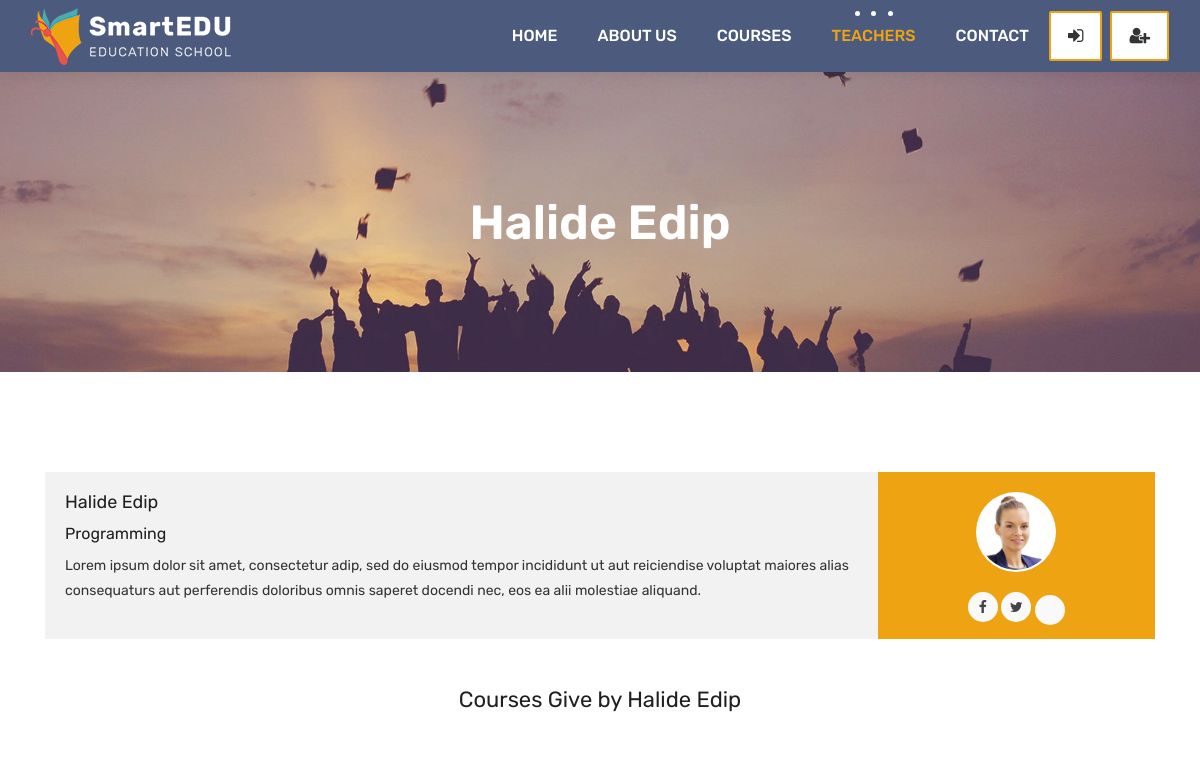
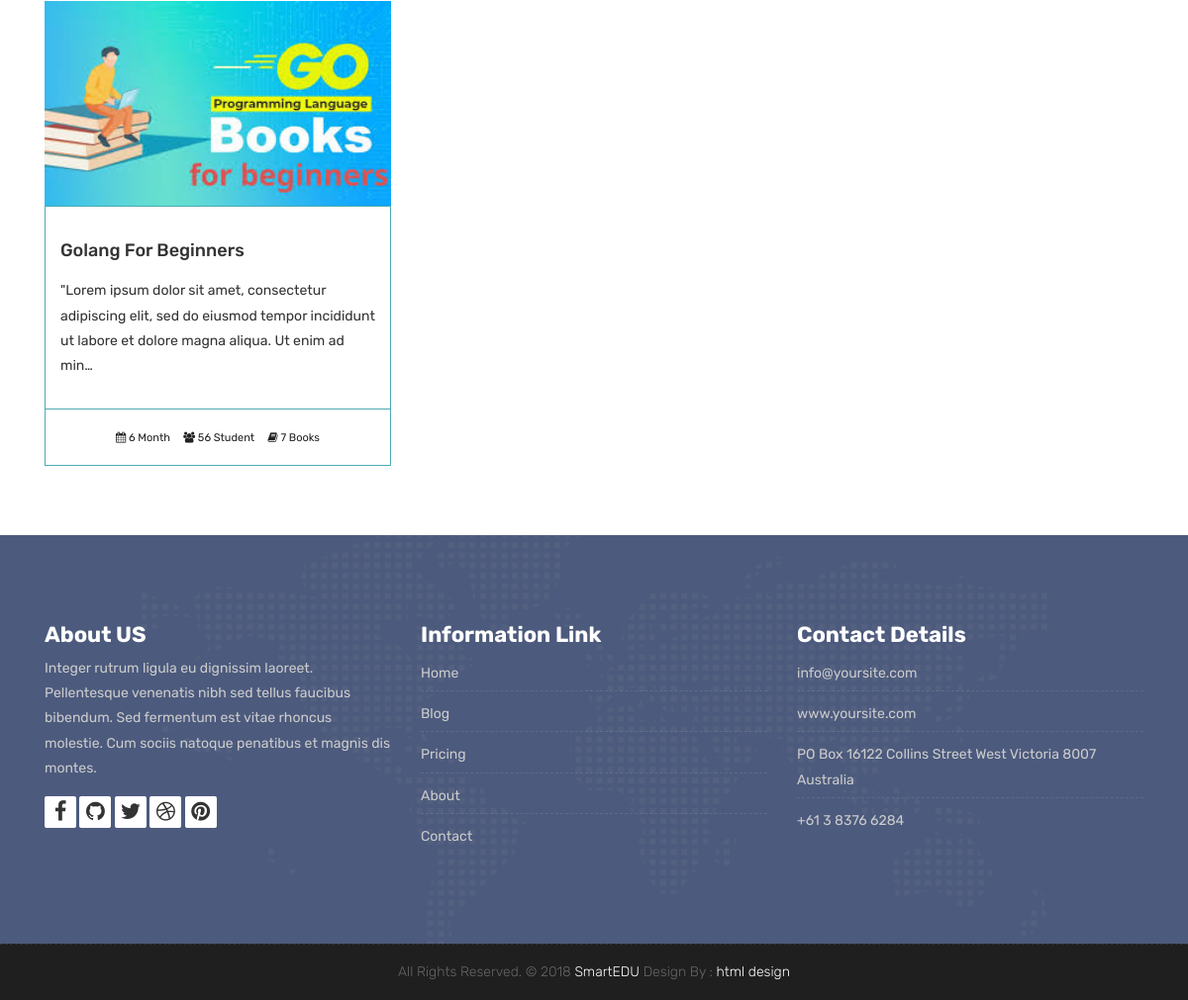
/teachers/teacher/2/, run on the app's committed database (2 pictures, top to bottom).
### teachers/models.py (models this page shows, shortened)
class Teacher(models.Model):
     name=models.CharField(max_length=50)
     title=models.CharField(max_length=50)
     description=models.TextField(blank=True)
     image = models.ImageField(upload_to="courses/%Y/%m/%d/")
     facebook=models.URLField(max_length=100, blank=True)
     twitter=models.URLField(max_length=100, blank=True)
     linkedin=models.URLField(max_length=100, blank=True)
     youtube=models.URLField(max_length=100, blank=True)

### courses/models.py (models this page shows, shortened)
class Course(models.Model):
    teacher=models.ForeignKey(Teacher,null=True, on_delete=models.CASCADE)
    name=models.CharField(max_length=200, unique=True, verbose_name="Kurs Adı ", help_text="Kurs adını yazınız")
    category=models.ForeignKey(Category,null=True,on_delete=models.DO_NOTHING)
    tags=models.ManyToManyField(Tag, blank=True, null=True)
    description=models.TextField(blank=True,null=True)
    image = models.ImageField(upload_to="courses/%Y/%m/%d/", default="courses/default_course_image.jpg")
    date = models.DateTimeField(auto_now=True)
    available = models.BooleanField(default=True)

### teachers/views.py (the view)
# urls.py: path('teacher/<int:pk>/', TeacherDetailView.as_view(), name="teacher_detail"),
class TeacherDetailView(DetailView):
    model=Teacher
    template_name='teacher.html'
    context_object_name='teacher'
    def get_context_data(self, **kwargs):
        context = super().get_context_data(**kwargs)
        context['courses'] = Course.objects.filter(available=True, teacher=self.kwargs['pk'])
        return context

### templates/teacher.html (shortened to what this page needs)
{% extends 'partials/_base.html' %}
{% block content %}
{% load static %}
	<div class="all-title-box">
		<div class="container text-center">
			<h1>{{teacher.name}}</span></h1>
		</div>
	</div>
    <div id="overviews" class="section wb">
        <div class="container">
            <div class="row">
                <div class="col-lg-12 blog-post-single">
					<div class="blog-author">
						<div class="author-bio">
							<h3 class="author_name">{{teacher.name}}</h3>
							<h5>{{teacher.title}}</h5>
							<p class="author_det">
								Lorem ipsum dolor sit amet, consectetur adip, sed do eiusmod tempor incididunt  ut aut reiciendise voluptat maiores alias consequaturs aut perferendis doloribus omnis saperet docendi nec, eos ea alii molestiae aliquand.
							</p>
						</div>
						<div class="author-desc">
							<img src="{{teacher.image.url}}" alt="about author">
							<ul class="author-social">
								<li><a href="{{teacher.facebook}}"><i class="fa fa-facebook"></i></a></li>
								<li><a href="{{teacher.twitter}}"><i class="fa fa-twitter"></i></a></li>
								<li><a href="{{teacher.youtube}}"></a></li>
							</ul>
						</div>
					</div>
                </div>
            </div>
			<div class="row">
				<div class=" col-12">
					<h2 class="text-center my-5"> Courses Give by {{teacher.name}}</h2>
				</div>
               {% for course in courses %}
                <div class="col-lg-4 col-md-6 col-12">
                    <div class="course-item">
						<div class="image-blog">
							<img src="{{course.image.url}}" alt="" class="img-fluid">
						</div>
						<div class="course-br">
							<div class="course-title">
								<h2><a href="#" title="">{{course.name}}</a></h2>
							</div>
							<div class="course-desc">
							   <p>{{course.description|truncatechars:140}}</p>
							</div>
						</div>
						<div class="course-meta-bot">
							<ul>
								<li><i class="fa fa-calendar" aria-hidden="true"></i> 6 Month</li>
								<li><i class="fa fa-users" aria-hidden="true"></i> 56 Student</li>
								<li><i class="fa fa-book" aria-hidden="true"></i> 7 Books</li>
							</ul>
						</div>
					</div>
                </div>
                {% endfor %}
            </div>
        </div>
    </div>
{% endblock %}

### static/style.css (style rules this page uses)
body { color: #333333; font-size: 14px; font-family: 'Rubik', sans-serif; line-height: 1.80857; }
html, body { height: 100%; }
a { color: #1f1f1f; text-decoration: none !important; outline: none !important; -webkit-transition: all .3s ease-in-out; -moz-transition: all .3s ease-in-out; -ms-transition: all .3s ease-in-out; -o-transition: all .3s ease-in-out; transition: all .3s ease-in-out; }
h1, h2, h3, h4, h5, h6 { letter-spacing: 0; font-weight: normal; position: relative; padding: 0 0 10px 0; font-weight: normal; line-height: 120% !important; color: #1f1f1f; margin: 0 }
h1 { font-size: 24px }
h2 { font-size: 22px }
h3 { font-size: 18px }
h5 { font-size: 14px }
h1 a, h2 a, h3 a, h4 a, h5 a, h6 a { color: #212121; text-decoration: none!important; opacity: 1 }
a { color: #1f1f1f; text-decoration: none; outline: none; }
a, .btn { text-decoration: none !important; outline: none !important; -webkit-transition: all .3s ease-in-out; -moz-transition: all .3s ease-in-out; -ms-transition: all .3s ease-in-out; -o-transition: all .3s ease-in-out; transition: all .3s ease-in-out; }
.section { display: block; position: relative; overflow: hidden; padding: 70px 0; }
.section.wb { background-color: #ffffff; }
.all-title-box { background: url(images/banner.jpg)no-repeat; -webkit-background-size: cover; -moz-background-size: cover; -o-background-size: cover; background-size: cover; background-position: center; min-height: 300px; }
.all-title-box h1 { color: #fff; font-weight: 600; text-transform: capitalize; padding-top: 11%; font-size: 48px; line-height: 0px; }
.image-blog img { padding: 0 !important; width: 100%; margin: 0 !important; opacity: 1; -ms-filter: "progid:DXImageTransform.Microsoft.Alpha(Opacity=100)"; -moz-opacity: 1; -khtml-opacity: 1; -webkit-transition: all 150ms ease-in-out; -moz-transition: all 150ms ease-in-out; -o-transition: all 150ms ease-in-out; -ms-transition: all 150ms ease-in-out; transition: all 150ms ease-in-out; }
.blog-author { background: #f2f2f2; overflow: hidden; position: relative; margin-top: 30px; }
.author-bio { display: block; float: left; padding: 20px; position: relative; width: 75%; }
.author-desc { background: #eea412; float: right; height: 100%; min-height: 100%; overflow: hidden; padding: 20px 0; position: absolute; text-align: center; width: 25%; right: 0; }
.author-bio h5 { font-size: 16px; }
.author-desc > img { background: #FFFFFF; border-radius: 50%; -webkit-border-radius: 50%; -moz-border-radius: 50%; margin-bottom: 20px; padding: 2px; max-width: 80px; max-height: 80px; }
.author-social { list-style: none outside none; margin: 0 auto; overflow: hidden; padding: 0; text-align: center; z-index: 9999; }
.author-social li { background: none !important; display: inline-block; }
.author-social li a { color: #444; display: block; height: 30px; text-align: center; width: 30px; border-radius: 50%; -webkit-border-radius: 50%; -moz-border-radius: 50%; -webkit-transition: 0.25s; -moz-transition: 0.25s; -o-transition: 0.25s; transition: 0.25s; background: #f9f9f9; }
.author-social li a i { font-size: 14px; line-height: 30px; margin-right: 0; float: none; }
.course-item { background: #ffffff; }
.course-title > h2 { margin: 15px 0; padding: 0px; }
.course-title a { font-size: 18px; line-height: 25px; font-weight: 500; color: #333333; text-transform: capitalize; }
.course-br { border: 1px solid #4babb1; padding: 15px; }
.course-meta-bot { border: 1px solid #4babb1; border-top: 0px; padding: 15px; }
.course-meta-bot ul { padding: 0px; margin: 0px; display: block; text-align: center; }
.course-meta-bot ul li { display: inline-block; list-style: none; padding: 0px 5px; color: #212121; font-size: 11px; }

### data on the page
Teacher: name "Halide Edip", title "Programming", image (picture)
Course: image (picture), name "Golang For Beginners", description "\"Lorem ipsum dolor sit amet, consectetur adipiscing elit, sed do eiusmod tempor incididunt ut labore et dolore magna aliqua. Ut enim ad min…"
